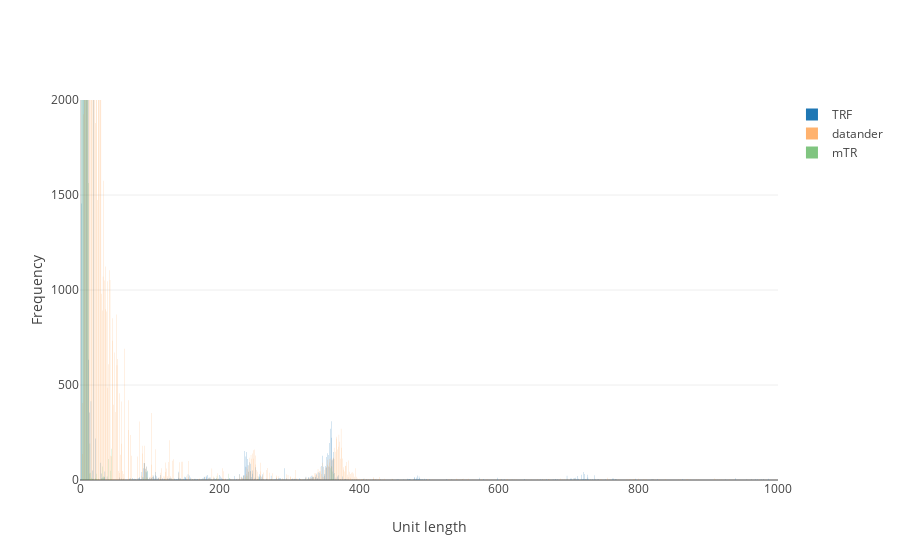

The notebook cell saved with this chart:
### Code cell
p.plot_unit_frequency()

### Figure 1 — Plotly figure (JSON) as saved in the notebook; plotly's stock layout.template omitted (floating-point values rounded to 4 significant figures; data arrays with more than 128 entries replaced by an {"elided": "..."} marker saying what was removed)
{"data": [{"name": "TRF", "opacity": 1, "type": "bar", "x": {"elided": "427 int values"}, "y": {"elided": "427 float values"}}, {"name": "datander", "opacity": 0.6, "type": "bar", "x": {"elided": "629 int values"}, "y": {"elided": "629 float values"}}, {"name": "mTR", "opacity": 0.6, "type": "bar", "x": [7, 10, 3, 5, 2, 6, 9, 4, 8, 12, 11, 19, 61, 17, 32, 45, 23, 97, 94, 24, 41, 196, 26, 14, 40, 18, 361, 239, 15, 33, 363, 13, 30, 256, 74, 22, 43, 212, 359, 35, 16, 360, 91], "y": [26640.0, 53870.0, 15790.0, 241300.0, 70340.0, 19343, 4011.0, 8366, 18170.0, 1564.0, 11300.0, 6.737, 1.951, 4.176, 71, 164.1, 33.13, 50.35, 44.76, 3.792, 111.0, 22.38, 6.654, 192.6, 1.9, 7.222, 44.76, 21.77, 37.67, 20.18, 30.96, 34.31, 10.2, 17.04, 3.068, 8.773, 48.53, 33.21, 61.34, 16.74, 11.38, 72.5, 14.26]}], "layout": {"title": null, "xaxis": {"range": [0, 1000], "title": "Unit length"}, "yaxis": {"range": [0, 2000], "title": "Frequency"}}}
